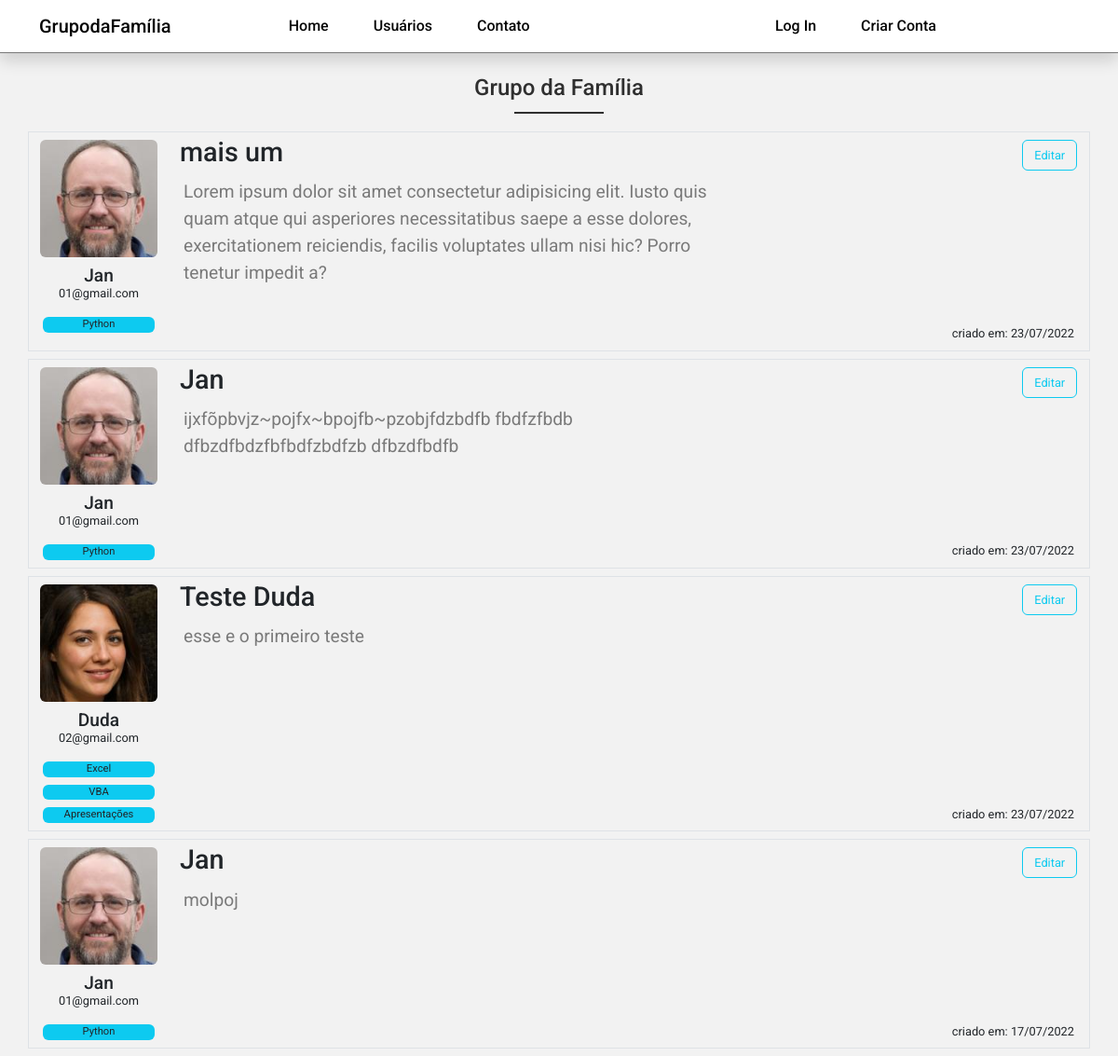
Before: / with the older database file.
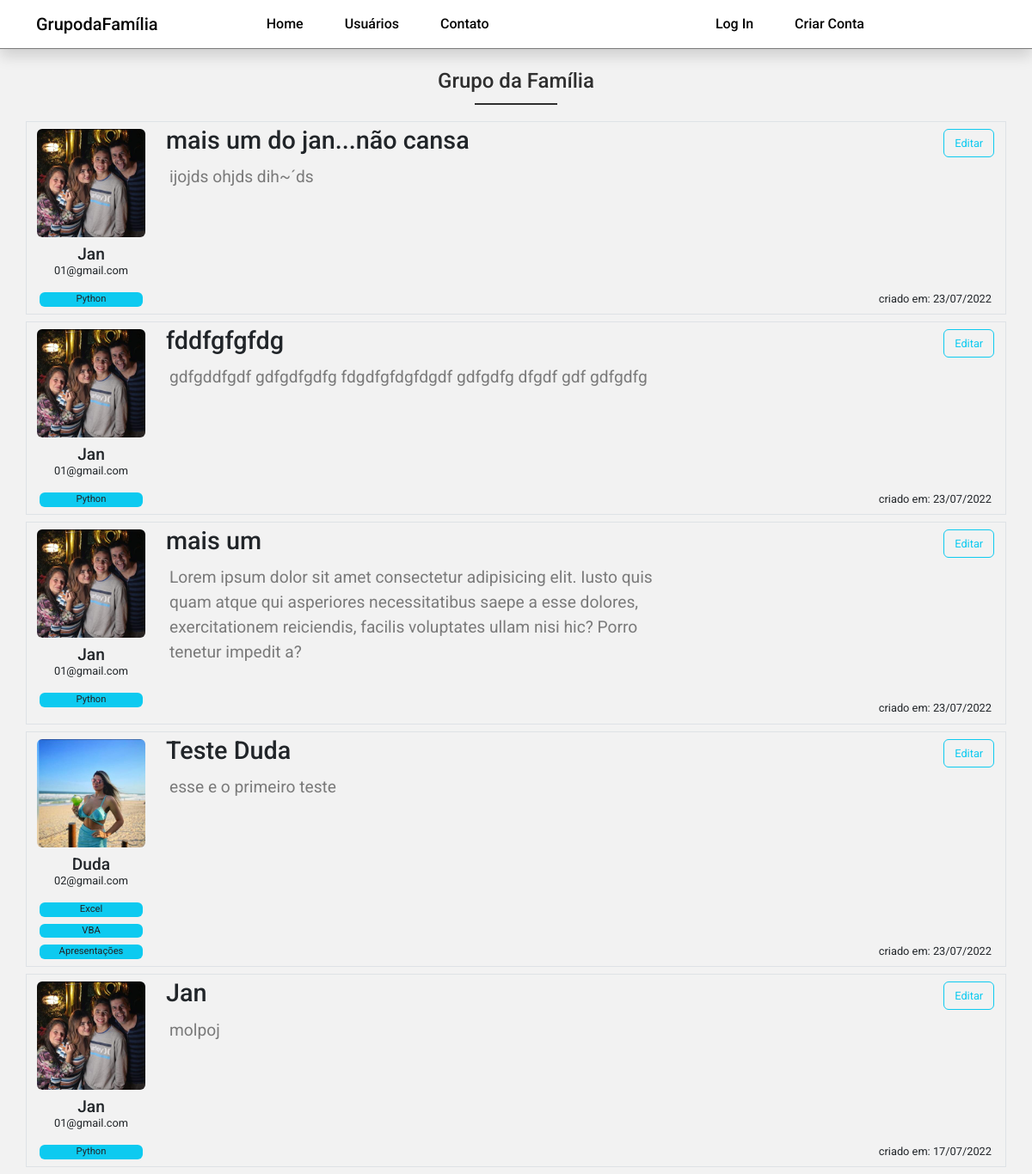
After: the same page with the newer database file.
### dafamilia/models.py (models this page shows, shortened)
class Post(database.Model):
    id = database.Column(database.Integer, primary_key=True)
    titulo = database.Column(database.Integer, nullable=False)
    corpo = database.Column(database.Text, nullable=False)
    data_criacao = database.Column(
        database.DateTime, nullable=False, default=datetime.utcnow)
    id_usuario = database.Column(
        database.Integer, database.ForeignKey('usuario.id'), nullable=False)

class Usuario(database.Model, UserMixin):
    id = database.Column(database.Integer, primary_key=True)
    username = database.Column(database.String, nullable=False)
    email = database.Column(database.String, nullable=False, unique=True)
    senha = database.Column(database.String, nullable=False)
    foto_perfil = database.Column(database.String, default='default.jpg')
    posts = database.relationship('Post', backref='autor', lazy=True)
    cursos = database.Column(database.String, nullable=False, default='Não Informado')

### dafamilia/routes.py (the view)
@app.route('/')
def home():
    posts = Post.query.order_by(Post.id.desc())
    return render_template('home.html', posts=posts)

### dafamilia/templates/home.html (shortened to what this page needs)
{% extends 'base.html' %}
{% block body %}
    <h1 class="page-h1">Grupo da Família</h1>
    <div class="container">
        {% for post in posts %}
            <div class="row border mb-2 post">
                <div class="col-4 autor-info mt-2">
                    <img class="img-fluid mb-2 rounded" src="{{ url_for('static', filename='fotos_perfil/{}'.format(post.autor.foto_perfil)) }}" >
                    <h3 class="autor-name">{{ post.autor.username }}</h3>
                    <address class="autor-email">{{post.autor.email}}</address>
                    <div class="cursos">
                            {% for curso in post.autor.cursos.split(';') %}
                                <span class="curso rounded">{{ curso }}</span>
                            {% endfor %}
                    </div>
                </div>
                <div class="col-8 post-info mt-1">
                    <div class="post-titulo d-flex justify-content-between">
                        <h3 class="" >{{ post.titulo }}</h3>
                        <a  href="{{ url_for('exibir_post', post_id=post.id) }}"><button type="button" class="btn btn-outline-info">Editar</button></a>
                    </div>
                    <div class="post-corpo">
                        <p class="d-flex justify-content-start p-1 secondary-color">{{ post.corpo }}</p>
                    </div>
                    <div class="post-data-criacao mt-5 mb-0 p-0">
                        <span class="">criado em: {{ post.data_criacao.strftime('%d/%m/%Y') }}</span>
                    </div>
                </div>
            </div>
        {% endfor %}
    </div>
{% endblock %}

### dafamilia/templates/base.html (shortened to what this page needs)
<!DOCTYPE html>
<html lang="pt-br">
  <head>
    {{ bootstrap.load_css() }}
    <link rel="stylesheet" href="https://cdn.jsdelivr.net/npm/bootstrap-icons@1.5.0/font/bootstrap-icons.css"/>
    <link rel="stylesheet" href="{{url_for('static', filename='main.css')}}" />
  </head>
<body>
    {% include 'navbar.html' %}
    {% block body %}
    {% endblock %}
</body>
</html>

### dafamilia/templates/navbar.html (shortened to what this page needs)
   <nav class="navbar navbar-expand-lg fixed-top bg-primary-color shadow" id="navbar">
        <div class="container">
			<a class="navbar-brand primary-color" href="{{ url_for('home') }}">GrupodaFamília</a>
            <div class="collapse navbar-collapse" id="navbar-items">
                <ul class="navbar-nav me-auto mb-2 mb-lg-0">
                    <li class="nav-item">
						<a class="nav-link primary-color" href="{{ url_for('home') }}">Home</a>
					</li>
                    <li class="nav-item">
						<a class="nav-link primary-color" href="{{ url_for('usuarios') }}">Usuários</a>
					</li>
                    <li class="nav-item">
						<a class="nav-link primary-color" href="{{ url_for('contato') }}">Contato</a>
					</li>
				</ul>
				<ul class="navbar-nav d-flex">
					{% if current_user.is_authenticated %}
						<li class="nav-item">
							<a class="nav-link primary-color login" href="{{ url_for('criar_post') }}">Criar Post</a>
						</li>
						<li class="nav-item dropdown">
							<a class="nav-link  primary-color dropdown-toggle" href="#" id="navbarDropdownMenuLink" role="button" data-bs-toggle="dropdown" aria-expanded="false">
								{{ current_user.username}}
							</a>
							<ul class="dropdown-menu" aria-labelledby="navbarDropdownMenuLink">
								<li>
									<a class="dropdown-item primary-color" href="{{ url_for('perfil') }}">Perfil</a>
								</li>
								<li>
									<a class="dropdown-item primary-color" href="{{ url_for('sair') }}">Sair</a>
								</li>
							</ul>
						</li>
					{% else %}
						<li class="nav-item">
							<a class="nav-link primary-color" href="{{ url_for('login') }}">Log In</a>
						</li>
						<li class="nav-item">
							<a class="nav-link primary-color" href="{{ url_for('login') }}">Criar Conta</a>
						</li>
					{% endif %}
				</ul>
            </div>
        </div>
    </nav>

### dafamilia/static/main.css (style rules this page uses)
* { font-family: 'Roboto', sans-serif; }
body { background-color: #f2f2f2; }
.bg-primary-color { background-color: #fff; }
.primary-color { color: #050505; }
.secondary-color { color: #7a7a7a; }
.page-h1 { display: flex; justify-content: center; margin: 5rem 0 2rem; color: #2f2f2f; font-size: 1.5rem; font-weight: 500; position:relative; }
.page-h1::after { width: 6rem; border-bottom: 2px solid #2f2f2f; content: ''; position: absolute; top: 2.5rem; }
#navbar { border-bottom: 1px solid #7a7a7a; box-shadow: 2px 2px 2px 1px rgba(0, 0, 0, 0.1); font-weight: 500; font-size: 1rem; margin-bottom: 3rem; }
.navbar-brand { display: flex; }
#navbar-items .navbar-nav { display: flex; justify-content: center; width: 100%; }
#navbar-items .nav-item { margin: 0 1em; }
.post { position: relative; }
.autor-info { max-width: 150px; display: flex; flex-direction: column; align-items: center; }
.autor-name { font-size: 1.2rem; }
.autor-email { font-size: 0.8rem; margin-top: -10px; }
.cursos { width: 120px; display: flex; flex-direction: row; flex-wrap: wrap; }
.curso { min-width: 100%; font-size: 0.7rem; background: #0DCAF0; text-align: center; margin-bottom: 0.5rem; }
.post-info { display: flex; flex-direction: column; }
.post-titulo { font-size: 1.8rem; }
.post-titulo h3 { font-size: 1.8rem; max-width: 80%; }
.post-titulo button { font-size: 0.8rem; position: absolute; top: 0.5rem; right: 0.8rem; }
.post-corpo { font-size: 1.2rem; max-width: 80%; }
.post-data-criacao { font-family: monospace; font-size: 0.8rem; }
.post-data-criacao span { position: absolute; bottom: 0.5rem; right: 1rem; }

Changed rows visible on the page:
removed Post: foto_perfil (picture), autor.username "Jan", autor.email "01@gmail.com", titulo "Jan", corpo "ijxfõpbvjz~pojfx~bpojfb~pzobjfdzbdfb fbdfzfbdb dfbzdfbdzfbfbdfzbdfzb dfbzdfbdfb", data_criacao "23/07/2022", Usuario (cursos "Python")
added Post: foto_perfil (picture), autor.username "Jan", autor.email "01@gmail.com", titulo "mais um do jan...não cansa", corpo "ijojds ohjds dih~´ds", data_criacao "23/07/2022", Usuario (cursos "Python")
added Post: foto_perfil (picture), autor.username "Jan", autor.email "01@gmail.com", titulo "fddfgfgfdg", corpo "gdfgddfgdf gdfgdfgdfg fdgdfgfdgfdgdf gdfgdfg dfgdf gdf gdfgdfg", data_criacao "23/07/2022", Usuario (cursos "Python")
changed through a linked row, Post "mais um": foto_perfil: a different picture
changed through a linked row, Post "Teste Duda": foto_perfil: a different picture
changed through a linked row, Post "molpoj": foto_perfil: a different picture
